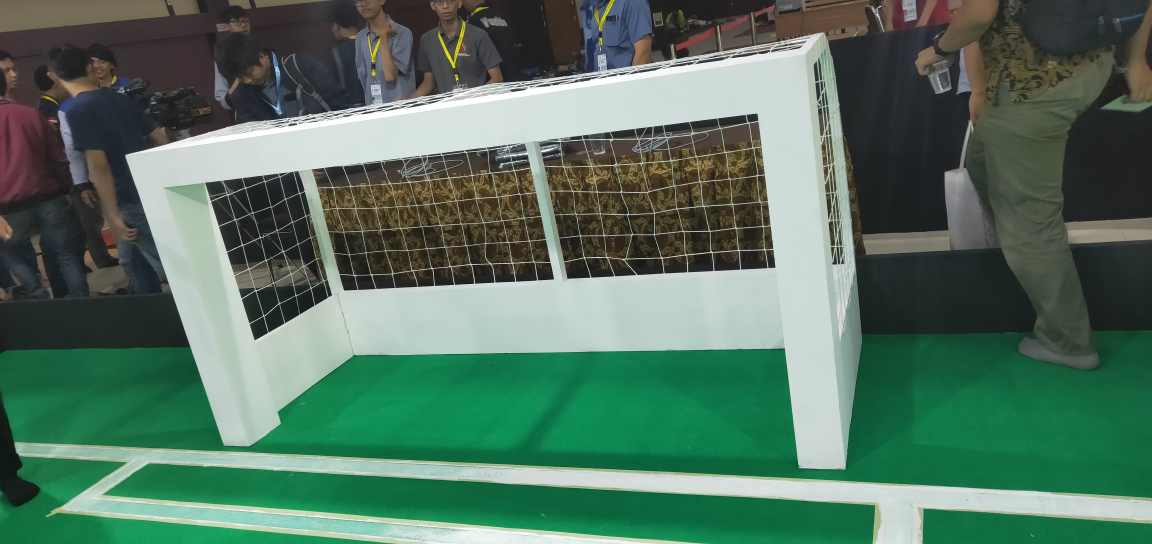
#> input picture bisa diabaikan/foto gawang/IMG20190502171909.jpg, 4608 x 2176 px, given in place of the camera (shown at 1/4 size)
$ python color_tracking.py   (older library calls are emulated)
#> lines starting #> are read from the running program, lines starting #| are printed output that depends on the picture; after the words box and inside, x2 and y2 are one past the last pixel; in counts of white or black regions, pixels touching at a corner belong together
import cv2
import numpy as np

lowerBound=np.array([0,80,40])
upperBound=np.array([25,255,100])

cam= cv2.VideoCapture(0)
kernelOpen=np.ones((5,5))
kernelClose=np.ones((20,20))

font = cv2.FONT_HERSHEY_SIMPLEX

while True:
    ret, img=cam.read()
#> img is the input picture: shape (2176, 4608, 3); mean B, G, R 96.8, 113.9, 84
    img=cv2.resize(img,(340,220))
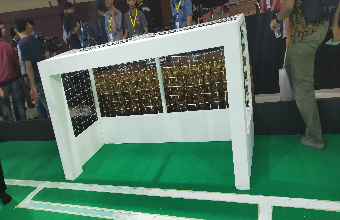
#> img: shape (220, 340, 3); mean B, G, R 96.7, 113.7, 83.8

    #convert BGR to HSV
    imgHSV= cv2.cvtColor(img,cv2.COLOR_BGR2HSV)
#> imgHSV: shape (220, 340, 3); mean H, S, V 71.9, 90.8, 116.5
    # create the Mask
    mask=cv2.inRange(imgHSV,lowerBound,upperBound)
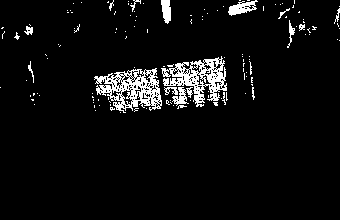
#> mask: shape (220, 340); 5.6% white; 132 white regions (113 under 20 px), largest, box (x1, y1, x2, y2) and area: (94, 68, 162, 113) 1452, (161, 56, 227, 107) 1359, (228, 0, 258, 16) 246
    #morphology
    maskOpen=cv2.morphologyEx(mask,cv2.MORPH_OPEN,kernelOpen)
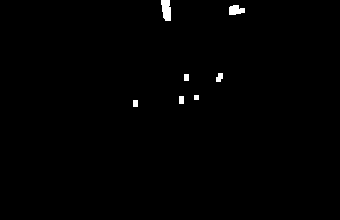
#> maskOpen: shape (220, 340); 0.64% white; 7 white regions, largest, box (x1, y1, x2, y2) and area: (161, 0, 171, 21) 172, (229, 5, 245, 15) 123, (216, 73, 223, 82) 49
    maskClose=cv2.morphologyEx(maskOpen,cv2.MORPH_CLOSE,kernelClose)
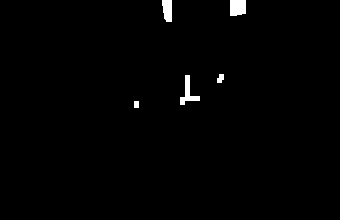
#> maskClose: shape (220, 340); 0.99% white; 5 white regions

    maskFinal=maskClose
    conts,h=cv2.findContours(maskFinal.copy(),cv2.RETR_EXTERNAL,cv2.CHAIN_APPROX_NONE)
#> conts = 5 contours; box (x1, y1, x2, y2) and area: (230, 0, 246, 16) 213, (180, 75, 200, 105) 172, (162, 0, 172, 22) 161, (217, 74, 224, 83) 35, (134, 101, 139, 108) 24; h = [[1, -1, -1, -1], [2, 0, -1, -1], [3, 1, -1, -1], [4, 2, -1, -1], [-1, 3, -1, -1]]

    cv2.drawContours(img,conts,-1,(255,0,0),3)
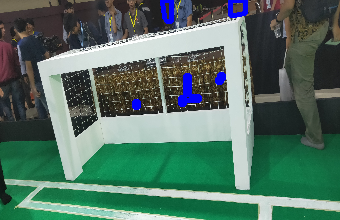
#> img: shape (220, 340, 3); 1.47% of pixels changed, all inside (x1, y1, x2, y2) = (132, 0, 248, 110)
    for i in range(len(conts)):
        x,y,w,h=cv2.boundingRect(conts[i])
        cv2.rectangle(img,(x,y),(x+w,y+h),(0,0,255), 2)
        cv2.putText(img,'OpenCV',(10,500), font, 4,(255,255,255),2,cv2.LINE_AA)
#> this loop made 5 passes
#> (x, y, w, h) on passes 1 to 5: (134, 101, 5, 7), (180, 75, 20, 30), (217, 74, 7, 9), (230, 0, 16, 16), (162, 0, 10, 22)
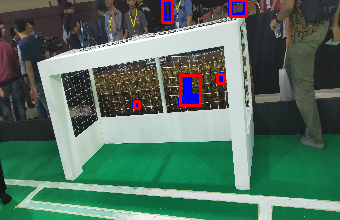
#> img: shape (220, 340, 3); 1.07% of pixels changed, all inside (x1, y1, x2, y2) = (133, 0, 248, 110)
        #cv2.cv.PutText(cv2.cv.fromarray(img), str(i+1),(x,y+h),font,(0,255,255))
    cv2.imshow("maskClose",maskClose)
    cv2.imshow("maskOpen",maskOpen)
    cv2.imshow("mask",mask)
    cv2.imshow("cam",img)
    if cv2.waitKey(1) & 0xFF == ord('q'):
#> (key q is pressed here)
        break
    cv2.waitKey(10)
